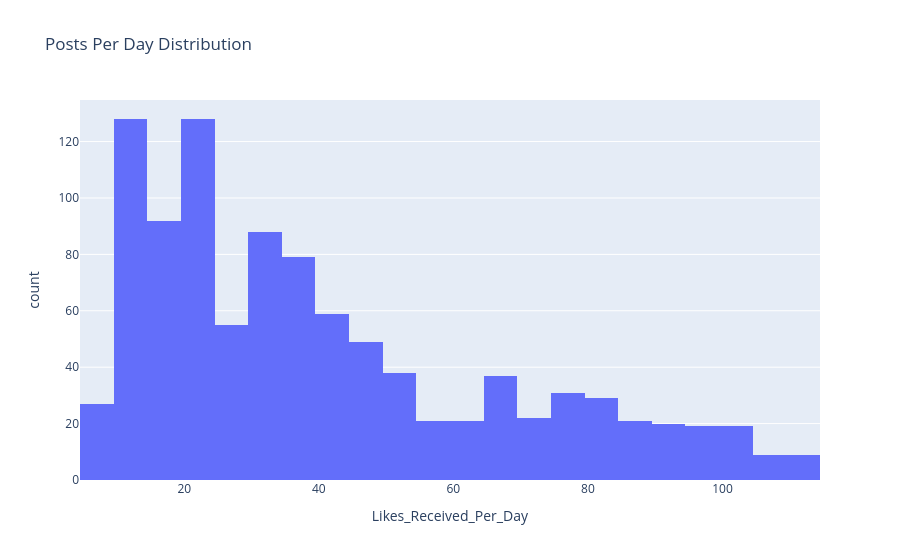

The code cell stored with this chart in its notebook:
### Code cell
plt = px.histogram(train_df, x='Likes_Received_Per_Day', title='Posts Per Day Distribution')
plt.show()

### Figure 1 — Plotly figure (JSON) as saved in the notebook; plotly's stock layout.template omitted (floating-point values rounded to 4 significant figures; data arrays with more than 128 entries replaced by an {"elided": "..."} marker saying what was removed)
{"data": [{"bingroup": "x", "hovertemplate": "Likes_Received_Per_Day=%{x}<br>count=%{y}<extra></extra>", "legendgroup": "", "marker": {"color": "#636efa", "pattern": {"shape": ""}}, "name": "", "orientation": "v", "showlegend": false, "type": "histogram", "x": {"elided": "1001 float values"}, "xaxis": "x", "yaxis": "y"}], "layout": {"barmode": "relative", "legend": {"tracegroupgap": 0}, "title": {"text": "Posts Per Day Distribution"}, "xaxis": {"anchor": "y", "domain": [0, 1], "title": {"text": "Likes_Received_Per_Day"}}, "yaxis": {"anchor": "x", "domain": [0, 1], "title": {"text": "count"}}}}
